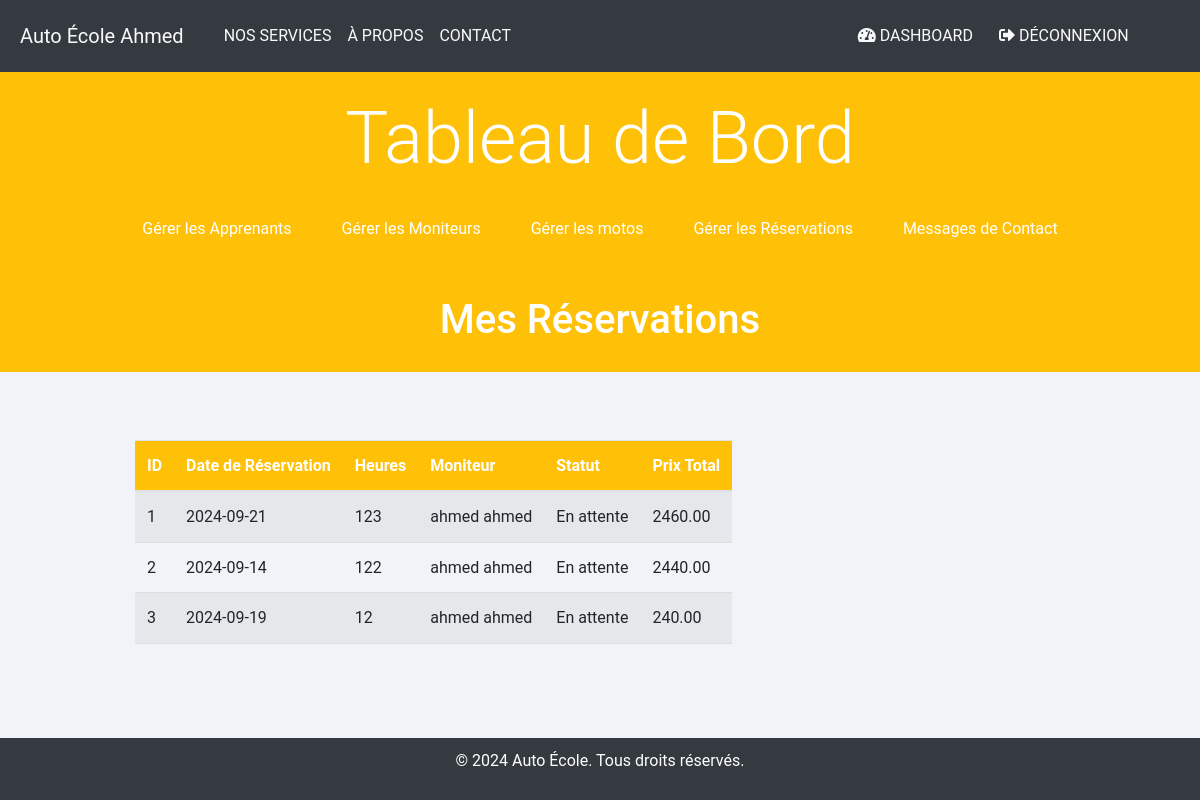
The app's page /dashboard/reservations.php (signed in) with its own data.
### tables this page shows
CREATE TABLE IF NOT EXISTS `reservation` (
  `ID_RESERVATION` int(11) NOT NULL AUTO_INCREMENT,
  `ID_COURS` int(11) DEFAULT NULL,
  `DATE_RESERVATION` date DEFAULT NULL,
  `HEURES` int(11) DEFAULT NULL,
  `ID_MONITEUR` int(11) DEFAULT NULL,
  `PRIX_TOTAL` decimal(10,2) DEFAULT NULL,
  `ID_APPRENANT` int(11) DEFAULT NULL,
  `STATUT` enum('En attente','Acceptée','Refusée') DEFAULT 'En attente',
  PRIMARY KEY (`ID_RESERVATION`),
  KEY `ID_COURS` (`ID_COURS`),
  KEY `ID_MONITEUR` (`ID_MONITEUR`),
  KEY `ID_APPRENANT` (`ID_APPRENANT`)
);

CREATE TABLE IF NOT EXISTS `moniteur` (
  `ID_MONITEUR` int(11) NOT NULL AUTO_INCREMENT,
  `Nom` varchar(50) NOT NULL,
  `Prenom` varchar(50) NOT NULL,
  `Date_Naissance` date NOT NULL,
  `Adresse` varchar(100) NOT NULL,
  `Telephone` varchar(15) NOT NULL,
  `Email` varchar(100) NOT NULL,
  `Date_Embauche` date DEFAULT NULL,
  `login` varchar(50) NOT NULL,
  `password` varchar(255) NOT NULL,
  PRIMARY KEY (`ID_MONITEUR`)
);

### dashboard/reservations.php (the view, shortened to what this page needs)
<?php
include '../includes/header.php';
include '../config/db.php';
include '../includes/navbar.php';
include '../includes/navbarDashboard.php';
$user_id = $_SESSION['user_id'];
$role = $_SESSION['role'];
try {
    if ($role === 'apprenant') {
        $query = $pdo->prepare("SELECT * FROM reservation WHERE ID_APPRENANT = ?");
    } else if ($role === 'moniteur') {
        $query = $pdo->prepare("SELECT * FROM reservation WHERE ID_MONITEUR = ?");
    } else if ($role === 'admin') {
        $query = $pdo->prepare("SELECT * FROM reservation");
    } else {
        throw new Exception('Rôle inconnu');
    }
    if ($query) {
        if ($role === 'admin') {
            $query->execute();
        } else {
            $query->execute([$user_id]);
        }
        $reservations = $query->fetchAll();
    } else {
        throw new Exception('Erreur de préparation de la requête');
    }
} catch (Exception $e) {
    $error_message = $e->getMessage();
}
?>
<header class="text-center">
    <h1>Mes Réservations</h1>
</header>
<main class="container my-5">
    <?php if (isset($error_message)): ?>
        <p style="color: red;"><?php echo htmlspecialchars($error_message); ?></p>
    <?php elseif ($reservations): ?>
        <table class="table table-striped">
            <thead>
                <tr>
                    <th>ID</th>
                    <th>Date de Réservation</th>
                    <th>Heures</th>
                    <th>Moniteur</th>
                    <th>Statut</th>
                    <th>Prix Total</th>
                </tr>
            </thead>
            <tbody>
                <?php foreach ($reservations as $reservation): ?>
                    <tr>
                        <td><?php echo htmlspecialchars($reservation['ID_RESERVATION']); ?></td>
                        <td><?php echo htmlspecialchars($reservation['DATE_RESERVATION']); ?></td>
                        <td><?php echo htmlspecialchars($reservation['HEURES']); ?></td>
                        <td>
                            <?php
                            $moniteur_query = $pdo->prepare("SELECT Nom, Prenom FROM moniteur WHERE ID_MONITEUR = ?");
                            $moniteur_query->execute([$reservation['ID_MONITEUR']]);
                            $moniteur = $moniteur_query->fetch();
                            echo htmlspecialchars($moniteur['Nom'] . ' ' . $moniteur['Prenom']);
                            ?>
                        </td>
                        <td><?php echo htmlspecialchars($reservation['STATUT']); ?></td>
                        <td><?php echo htmlspecialchars($reservation['PRIX_TOTAL']); ?></td>
                    </tr>
                <?php endforeach; ?>
            </tbody>
        </table>
    <?php else: ?>
        <p>Aucune réservation trouvée.</p>
    <?php endif; ?>
</main>
<?php include '../includes/footer.php'; ?>

### assets/css/style.css (style rules this page uses)
* { margin: 0; padding: 0; box-sizing: border-box; font-family: 'Roboto', sans-serif; }
html { height: 100%; }
body { background-color: #f0f4f8; display: flex; flex-direction: column; min-height: 100vh; margin: 0; color: #333; font-size: 16px; line-height: 1.6; }
header { background-color: #ffc107; color: #ffffff; padding: 20px; text-align: center; width: 100%; }
main { flex: 1; display: flex; flex-direction: column; }
table { width: 100%; border-collapse: collapse; margin: 20px 0; overflow-x: auto; display: block; }
table th, table td { padding: 15px; text-align: left; border-bottom: 1px solid #ddd; }
table th { background-color: #ffc107; color: #ffffff; }
@media only screen and (min-width: 1200px) { .container { width: 80%; max-width: 1200px; margin: 0 auto; } }

### records on screen
reservation: ID_RESERVATION "1", DATE_RESERVATION "2024-09-21", HEURES "123", ID_MONITEUR.Prenom "ahmed ahmed", STATUT "En attente", PRIX_TOTAL "2460.00"
reservation: ID_RESERVATION "2", DATE_RESERVATION "2024-09-14", HEURES "122", ID_MONITEUR.Prenom "ahmed ahmed", STATUT "En attente", PRIX_TOTAL "2440.00"
reservation: ID_RESERVATION "3", DATE_RESERVATION "2024-09-19", HEURES "12", ID_MONITEUR.Prenom "ahmed ahmed", STATUT "En attente", PRIX_TOTAL "240.00"

### other values on screen
$title "Tableau de Bord"
$label "Gérer les Apprenants"
$label "Gérer les Moniteurs"
$label "Gérer les motos"
$label "Gérer les Réservations"
$label "Messages de Contact"
